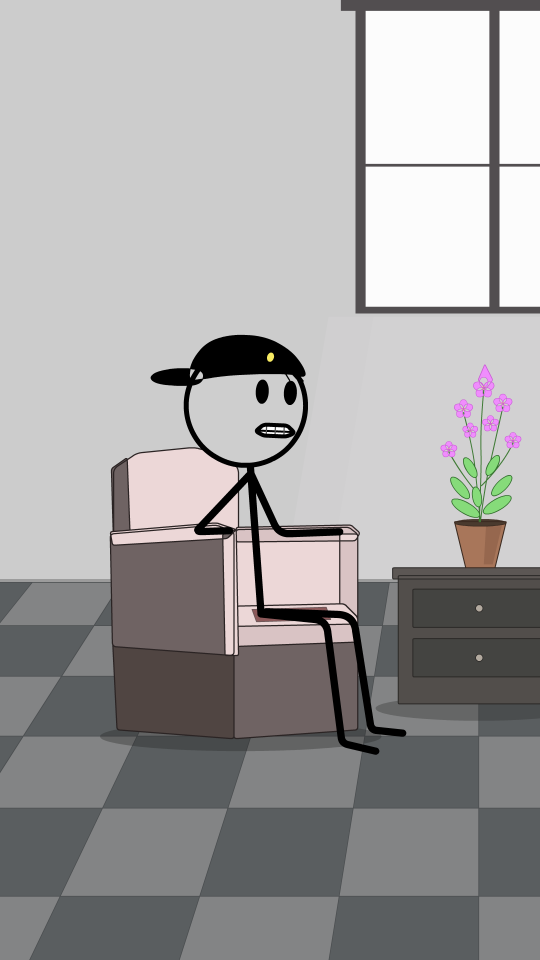
#> input picture Projects/HonestInterview/ProductionFull_v5/frames/full_v5d/f000066.png, 1080 x 1920 px, given in place of f001661.png, which was not available (shown at 1/2 size)
$ python zoom2.py
#> lines starting #> are read from the running program, lines starting #| are printed output that depends on the picture; pictures that were not available may be replaced by others from this repository, and a replacement may not be noted
import cv2, numpy as np
F='D:/Animate/Projects/HonestInterview/ProductionFull_v5/frames/full_v5d/f%06d.png'
orb=cv2.ORB_create(3000); bf=cv2.BFMatcher(cv2.NORM_HAMMING,crossCheck=True)
def load(i): return cv2.cvtColor(cv2.imread(F%i),cv2.COLOR_BGR2GRAY)[560:1360,240:840]
#> called with i = 1661
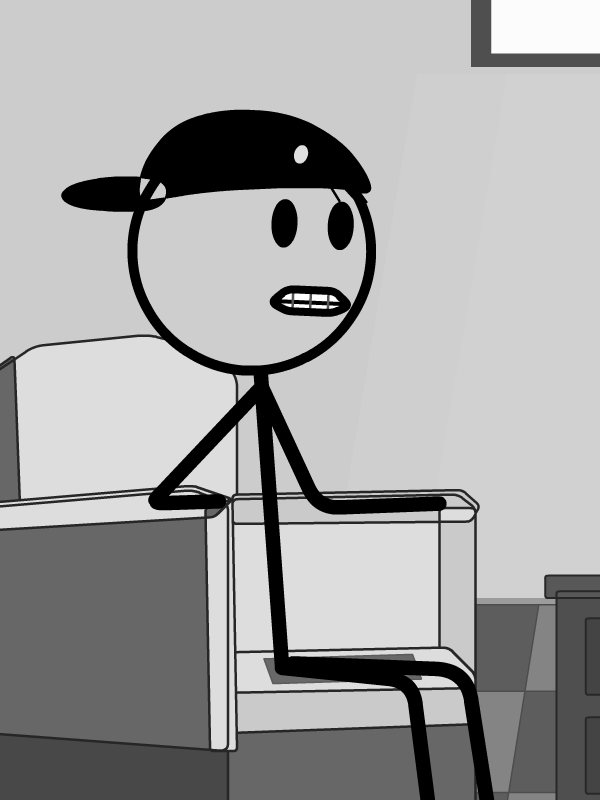
#> returned value: shape (800, 600); min 0, max 255, mean 162.8
prev=None; tot=1.5; out=[]
for i in range(1661,1702):
    g=load(i); kp,d=orb.detectAndCompute(g,None)
#> after `kp, d = orb.detectAndCompute(g, None)`: kp = 1799 keypoints; strongest (x, y, size): (289, 298, 37.2), (289, 295, 37.2), (337, 300, 31), (314, 298, 44.6)
    if prev is not None:
        m=sorted(bf.match(prev[1],d),key=lambda x:x.distance)[:300]
        a=np.float32([prev[0][x.queryIdx].pt for x in m]); b=np.float32([kp[x.trainIdx].pt for x in m])
        M,_=cv2.estimateAffinePartial2D(a,b,ransacReprojThreshold=2); s=np.hypot(M[0,0],M[1,0]); tot*=s; out.append((i,round(s,4),round(tot,3)))
    prev=(kp,d)
#> pass 2 of the loop `for i in range(1661,1702):`:
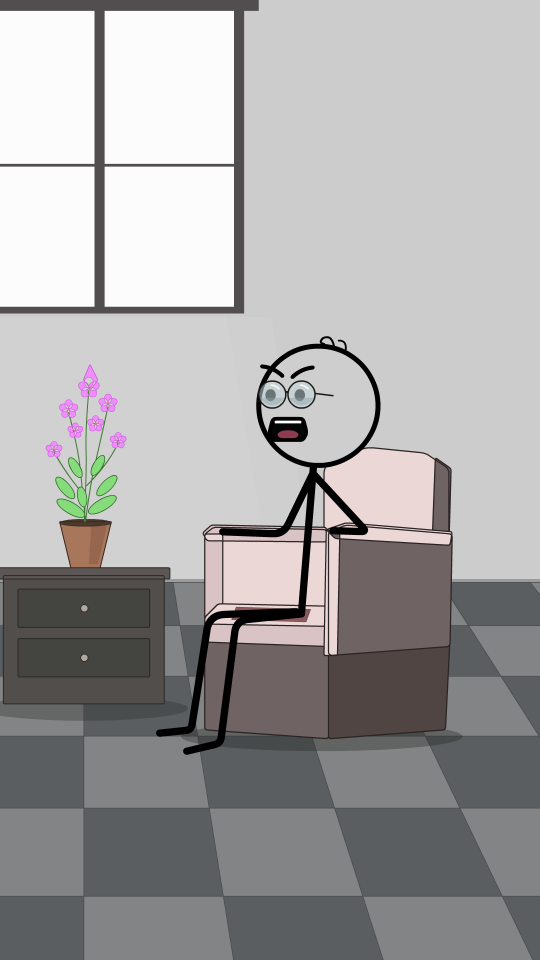
#> input picture Projects/HonestInterview/ProductionFull_v5/frames/full_v5d/f000153.png, 1080 x 1920 px, given in place of f001662.png, which was not available (shown at 1/2 size)
#> in load (call 2), `def load(i): return cv2.cvtColor(cv2.imread(F%i),cv2.COLOR_BGR2GRAY)[5..`:
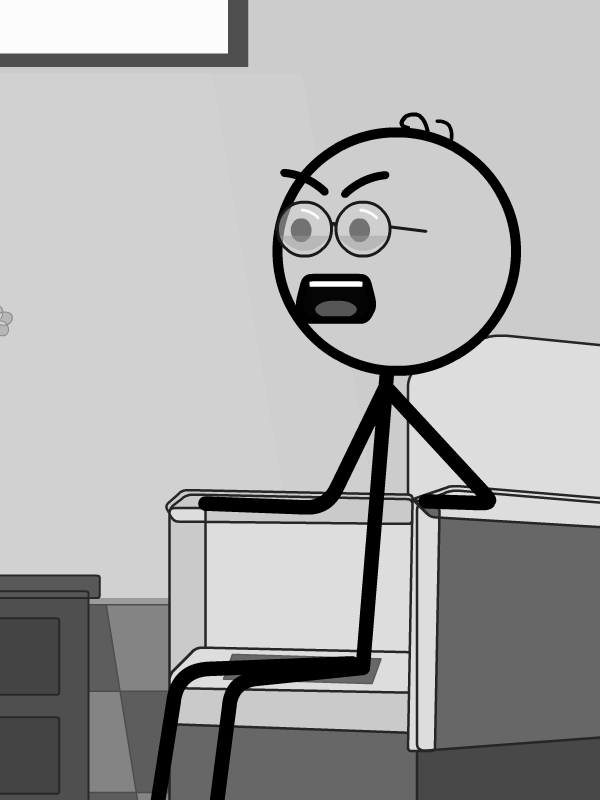
#> returned value: shape (800, 600); min 0, max 255, mean 169.6
#> kp = 2042 keypoints; strongest (x, y, size): (360, 284, 44.6), (311, 284, 44.6), (310, 285, 31), (361, 285, 31)
#> m = 300 matches
#> a = 300 pairs, first value 53.28 to 554, second value 51.6 to 730.9
#> b = 300 pairs, first value 90 to 554.4, second value 51.84 to 748
#> M = [[0.995, -0.0807, 147], [0.0807, 0.995, -19.12]]
#> s = 0.998
#> tot = 1.5
#> (the run stopped early here; a loop or call above may not have finished)
